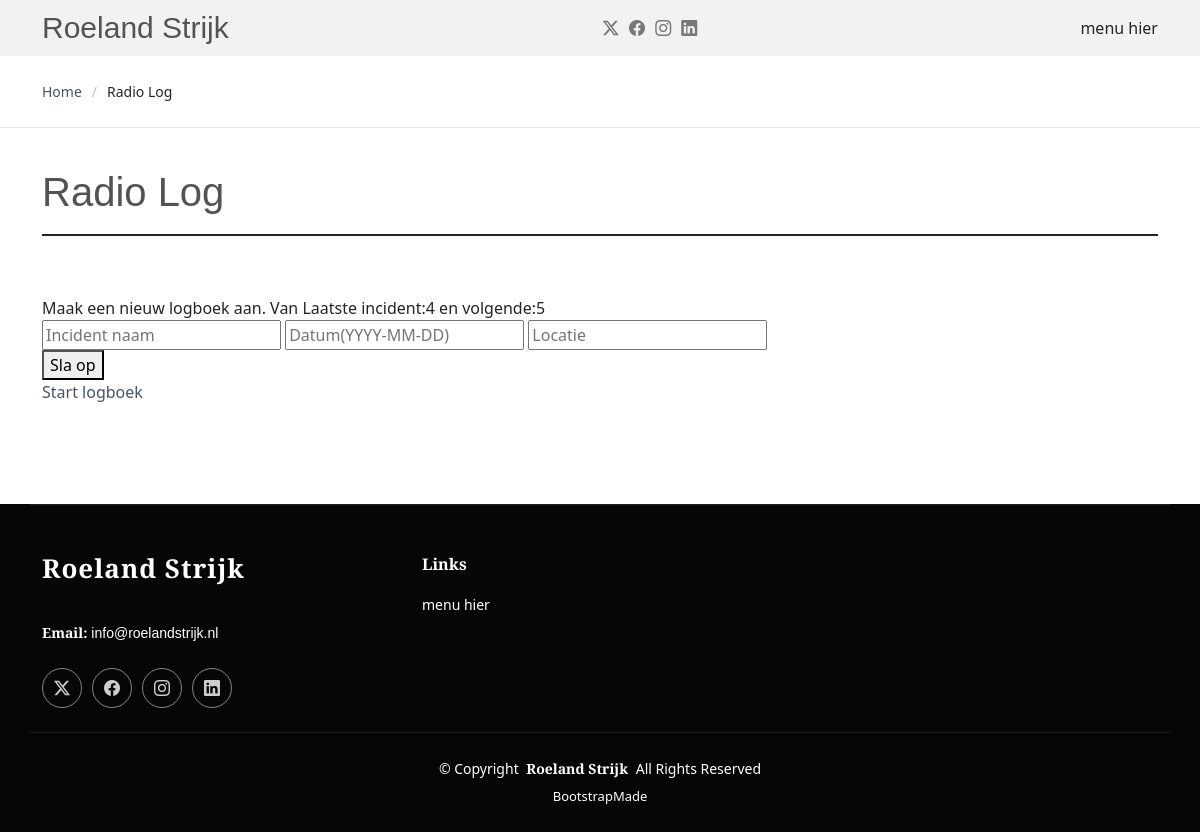
Before: /radiolog/ with the older database file.
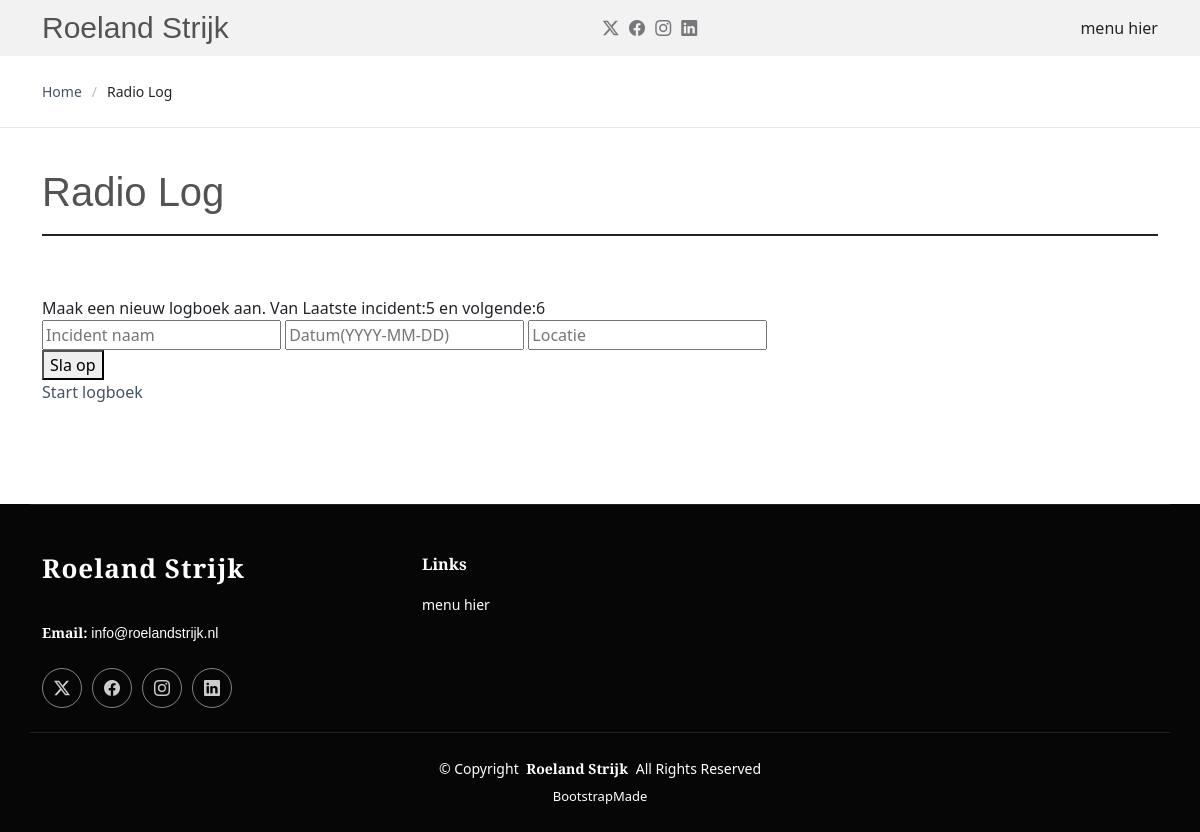
After: the same page with the newer database file.
### sarforms/models.py (models this page shows, shortened)
class Form133(models.Model):
    incident_nr = models.IntegerField(null=True, blank=True)
    incident_naam=models.CharField(max_length=30)
    datum=models.DateField()
    locatie=models.CharField(max_length=100)

### sarforms/views.py (the view, shortened to what this page needs)
# urls.py: path('', views.radio_log, name="form133"),
def radio_log(request):
    laatste = Form133.objects.last()
    volgend_incident_nr = (Form133.objects.aggregate(Max('incident_nr'))['incident_nr__max'] or 0) + 1
    context = {
        'laatste': laatste,
        'volgend_incident_nr': volgend_incident_nr,
    }
    return render(request, 'radio_register.html', context)

### templates/radio_register.html (shortened to what this page needs)
{% load static %}
<!DOCTYPE html>
<html lang="en">
<head>
  <link href="{% static 'assets/vendor/bootstrap/css/bootstrap.min.css' %}" rel="stylesheet">
  <link href="{% static 'assets/vendor/bootstrap-icons/bootstrap-icons.css' %}" rel="stylesheet">
  <link href="{% static 'assets/vendor/aos/aos.css' %}" rel="stylesheet">
  <link href="{% static 'assets/vendor/swiper/swiper-bundle.min.css' %}" rel="stylesheet">
  <link href="{% static 'assets/css/main.css' %}" rel="stylesheet">
</head>
<body class="index-page">
  <header id="header" class="header d-flex align-items-center sticky-top">
    <div class="container position-relative d-flex align-items-center justify-content-between">
      <a href="index.html" class="logo d-flex align-items-center me-auto me-xl-0">
        <h1 class="sitename">Roeland Strijk</h1>
      </a>
      <nav id="navmenu" class="navmenu">
        <ul>
       menu hier
        </ul>
      </nav>
      <div class="header-social-links">
        <a href="https://x.com/RoelandStrijk" class="twitter"><i class="bi bi-twitter-x"></i></a>
        <a href="https://www.facebook.com/roeland.strijk.3/" class="facebook"><i class="bi bi-facebook"></i></a>
        <a href="#" class="instagram"><i class="bi bi-instagram"></i></a>
        <a href="https://www.linkedin.com/in/roeland-strijk-60bb3847/" class="linkedin"><i class="bi bi-linkedin"></i></a>
      </div>
    </div>
  </header>
  <main class="main">
    <div class="page-title">
      <div class="container d-lg-flex justify-content-between align-items-center">
        <nav class="breadcrumbs">
          <ol>
            <li><a href="index.html">Home</a></li>
            <li class="current">Radio Log</li>
          </ol>
        </nav>
      </div>
    </div>
    <section id="starter-section" class="starter-section section">
      <div class="container section-title" data-aos="fade-up">
        <div class="section-title-container d-flex align-items-center justify-content-between">
          <h2>Radio Log</h2>
        </div>
      </div>
      <div class="container section-title" data-aos="fade-up">
      <form action="" method="POST">
        <div class="title">Maak een nieuw logboek aan. Van Laatste incident:{{ laatste.incident_nr }} en volgende:{{ volgend_incident_nr }}
        </div>
        <div class="info">
          <input type="text" name="incident_naam" placeholder="Incident naam">
          <input type="text" name="datum" placeholder="Datum(YYYY-MM-DD)">
          <input type="text" name="locatie" placeholder="Locatie">
        </div>
        <button type="submit" href="/">Sla op</button>
      </form>
      <a href="logs">Start logboek</a>
      </div>
    </section>
  </main>
  <footer id="footer" class="footer dark-background">
    <div class="container footer-top">
      <div class="row gy-4">
        <div class="col-lg-4 col-md-6 footer-about">
          <a href="index.html" class="logo d-flex align-items-center">
            <span class="sitename">Roeland Strijk</span>
          </a>
          <div class="footer-contact pt-3">
            <p><strong>Email:</strong> <span>info@roelandstrijk.nl</span></p>
          </div>
          <div class="social-links d-flex mt-4">
        <a href="https://x.com/RoelandStrijk" class="twitter"><i class="bi bi-twitter-x"></i></a>
        <a href="https://www.facebook.com/roeland.strijk.3/" class="facebook"><i class="bi bi-facebook"></i></a>
        <a href="#" class="instagram"><i class="bi bi-instagram"></i></a>
        <a href="https://www.linkedin.com/in/roeland-strijk-60bb3847/" class="linkedin"><i class="bi bi-linkedin"></i></a>
          </div>
        </div>
        <div class="col-lg-2 col-md-3 footer-links">
          <h4>Links</h4>
          <ul>
        menu hier
          </ul>
        </div>
      </div>
    </div>
    <div class="container copyright text-center mt-4">
      <p>© <span>Copyright</span> <strong class="px-1 sitename">Roeland Strijk</strong> <span>All Rights Reserved</span></p>
      <div class="credits">
        <a href="https://bootstrapmade.com/" target="_blank">BootstrapMade</a>
      </div>
    </div>
  </footer>
</body>
</html>

Changed rows visible on the page:
no longer on this page (row edited): Form133: incident_nr "4"
added Form133: incident_nr "5"
Other visible differences:
{{ volgend_incident_nr }}: "5" → "6"
